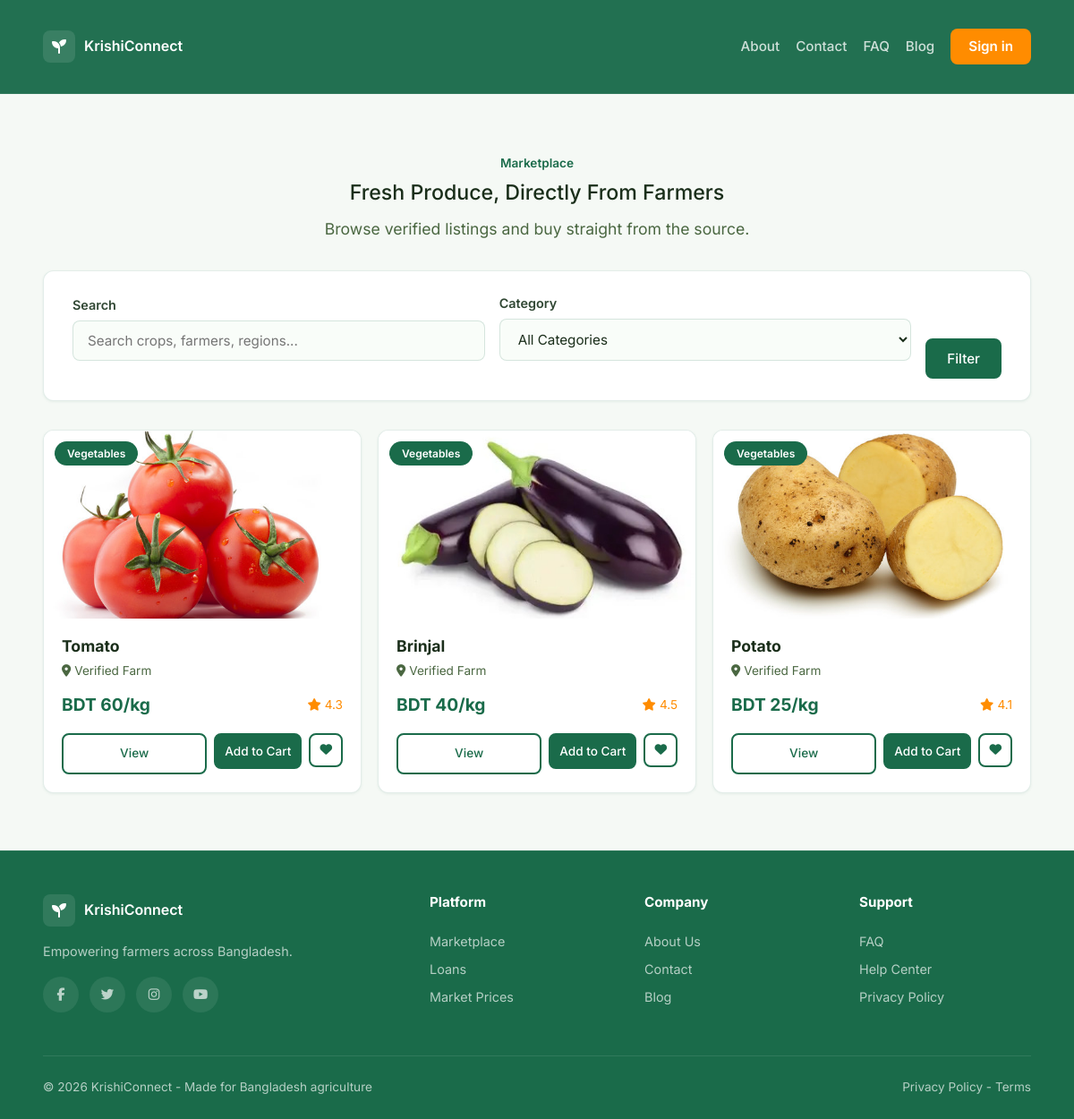
The page /pages/marketplace.php on the database its author committed.
### tables this page shows
CREATE TABLE products (
    id INT AUTO_INCREMENT PRIMARY KEY,
    farmer_id INT NOT NULL,
    category_id INT NOT NULL,
    name VARCHAR(120) NOT NULL,
    variety VARCHAR(120),
    description TEXT,
    price DECIMAL(10,2) NOT NULL,
    unit VARCHAR(20) NOT NULL DEFAULT 'kg',
    quantity_available DECIMAL(10,2) NOT NULL DEFAULT 0,
    rating DECIMAL(3,2) DEFAULT 0,
    product_status ENUM('pending','approved','rejected') NOT NULL DEFAULT 'pending',
    status ENUM('active','inactive','sold_out') NOT NULL DEFAULT 'active',
    created_at TIMESTAMP DEFAULT CURRENT_TIMESTAMP,
    FOREIGN KEY (farmer_id) REFERENCES users(id) ON DELETE CASCADE,
    FOREIGN KEY (category_id) REFERENCES categories(id) ON DELETE RESTRICT
);

CREATE TABLE categories (
    id INT AUTO_INCREMENT PRIMARY KEY,
    name VARCHAR(80) NOT NULL,
    slug VARCHAR(80) NOT NULL UNIQUE
);

### app/includes/config.php (called while the page is built)
<?php
return [
    'db' => [
        'host' => getenv('KRISHI_DB_HOST') ?: '127.0.0.1',
        'port' => getenv('KRISHI_DB_PORT') ?: '3307',
        'name' => getenv('KRISHI_DB_NAME') ?: 'krishiconnect_db',
        'user' => getenv('KRISHI_DB_USER') ?: 'root',
        'pass' => getenv('KRISHI_DB_PASS') ?: '',
        'charset' => getenv('KRISHI_DB_CHARSET') ?: 'utf8mb4',
    ],
    'base_url' => getenv('KRISHI_BASE_URL') !== false ? getenv('KRISHI_BASE_URL') : null,
];

### app/includes/helpers.php (called while the page is built, shortened)
<?php
function app_config(): array
{
    static $config = null;
    if ($config === null) {
        $config = require __DIR__ . '/config.php';
    }
    return $config;
}
function base_url(): string
{
    $base = app_config()['base_url'] ?? '';
    return rtrim($base, '/');
}
function url(string $path): string
{
    $base = base_url();
    $path = '/' . ltrim($path, '/');
    return $base . $path;
}
function asset_url(string $path): string
{
    return url($path);
}

### app/includes/auth.php (called while the page is built, shortened)
<?php
require_once __DIR__ . '/db.php';
require_once __DIR__ . '/helpers.php';
function current_user(): ?array
{
    if (empty($_SESSION['logged_in']) || empty($_SESSION['user_id'])) {
        return null;
    }
    $pdo = db();
    $stmt = $pdo->prepare('SELECT id, full_name, email, role, status FROM users WHERE id = ? LIMIT 1');
    $stmt->execute([$_SESSION['user_id']]);
    $user = $stmt->fetch();
    return $user ?: null;
}

### app/includes/db.php (called while the page is built, shortened)
<?php
function db(): PDO
{
    static $pdo = null;
    $config = require __DIR__ . '/config.php';
    $db = $config['db'];
    $options = [
        PDO::ATTR_ERRMODE => PDO::ERRMODE_EXCEPTION,
        PDO::ATTR_DEFAULT_FETCH_MODE => PDO::FETCH_ASSOC,
        PDO::ATTR_TIMEOUT => 3,
    ];
    foreach (db_candidate_ports($db['port']) as $port) {
        try {
            try {
                $pdo = db_connect($db, $port, $options, true);
            } catch (PDOException $e) {
                if (!db_is_unknown_database($e)) {
                    throw $e;
                }
                $server = db_connect($db, $port, $options, false);
                db_create_database($server, $db['name'], $db['charset']);
                $pdo = db_connect($db, $port, $options, true);
            }
            return $pdo;
        } catch (PDOException $e) {
            $lastError = $e;
        }
    }
}
function db_candidate_ports(string $configured): array
{
    $ports = [];
    foreach ([$configured, '3306', '3307', '3308'] as $port) {
        $port = trim((string) $port);
        if ($port !== '' && !in_array($port, $ports, true)) {
            $ports[] = $port;
        }
    }
    return $ports;
}
function db_connect(array $db, string $port, array $options, bool $withDatabase): PDO
{
    if ($withDatabase) {
        $dsn = sprintf(
            'mysql:host=%s;port=%s;dbname=%s;charset=%s',
            $db['host'],
            $port,
            $db['name'],
            $db['charset']
        );
    }
    return new PDO($dsn, $db['user'], $db['pass'], $options);
}

### pages/marketplace.php (the view, shortened to what this page needs)
<?php
$active = 'marketplace';
require_once __DIR__ . '/../app/includes/header.php';
require_once __DIR__ . '/../app/includes/db.php';
$search = trim($_GET['search'] ?? '');
$pdo = db();
$sql = 'SELECT p.*, c.name AS category_name,
        (SELECT image_path FROM product_images WHERE product_id = p.id AND is_primary = 1 LIMIT 1) AS image_path
        FROM products p
        JOIN categories c ON c.id = p.category_id
        WHERE p.status = "active" AND p.product_status = "approved"';
$params = [];
$sql .= ' ORDER BY p.created_at DESC';
$stmt = $pdo->prepare($sql);
$stmt->execute($params);
$products = $stmt->fetchAll();
?>
<section class="section">
    <div class="container">
        <div class="section-header">
            <span class="section-label">Marketplace</span>
            <h2>Fresh Produce, Directly From Farmers</h2>
            <p>Browse verified listings and buy straight from the source.</p>
        </div>
        <div class="filter-bar">
            <form method="get" action="<?= url('pages/marketplace.php'); ?>">
                <div class="form-group">
                    <label for="search">Search</label>
                    <input type="text" id="search" name="search" value="<?= htmlspecialchars($search); ?>" placeholder="Search crops, farmers, regions...">
                </div>
                <div class="form-group">
                    <label for="category">Category</label>
                    <select id="category" name="category">
                        <option value="">All Categories</option>
                    </select>
                </div>
                <button class="btn btn-primary" type="submit">Filter</button>
            </form>
        </div>
        <div class="product-grid">
            <?php foreach ($products as $product): ?>
                <div class="product-card">
                    <div class="img-wrap">
                        <img src="<?= asset_url($product['image_path'] ?: 'images/vegetables/tomato.jpg'); ?>" alt="<?= htmlspecialchars($product['name']); ?>">
                        <span class="badge"><?= htmlspecialchars($product['category_name']); ?></span>
                    </div>
                    <div class="details">
                        <h3><?= htmlspecialchars($product['name']); ?></h3>
                        <p class="origin"><i class="fas fa-map-marker-alt"></i> Verified Farm</p>
                        <div class="price-row">
                            <span class="price">BDT <?= number_format((float)$product['price'], 0); ?>/<?= htmlspecialchars($product['unit']); ?></span>
                            <span class="rating"><i class="fas fa-star"></i> <?= number_format((float)$product['rating'], 1); ?></span>
                        </div>
                        <div class="actions">
                            <a href="<?= url('pages/product.php?id=' . $product['id']); ?>" class="btn btn-outline">View</a>
                            <form method="post" action="<?= url('app/actions/cart_add.php'); ?>">
                                <button class="btn btn-primary" type="submit">Add to Cart</button>
                            </form>
                            <form method="post" action="<?= url('app/actions/wishlist_add.php'); ?>">
                                <button class="btn btn-outline" type="submit" aria-label="Save to wishlist"><i class="fas fa-heart"></i></button>
                            </form>
                        </div>
                    </div>
                </div>
            <?php endforeach; ?>
        </div>
    </div>
</section>
<?php require_once __DIR__ . '/../app/includes/footer.php'; ?>

### app/includes/header.php (shortened to what this page needs)
<?php
require_once __DIR__ . '/helpers.php';
require_once __DIR__ . '/auth.php';
$active = $active ?? '';
$user = current_user();
?>
<!DOCTYPE html>
<html lang="en">
<head>
    <link rel="stylesheet" href="<?= asset_url('css/styles.css'); ?>">
    <link rel="stylesheet" href="https://cdnjs.cloudflare.com/ajax/libs/font-awesome/6.5.1/css/all.min.css">
</head>
<body>
<header class="site-header">
    <div class="container navbar">
        <a href="<?= url('index.php'); ?>" class="logo">
            <span class="brand-mark"><i class="fas fa-seedling"></i></span>
            <span>KrishiConnect</span>
        </a>
        <nav class="nav-links">
            <a href="<?= url('pages/about.php'); ?>" class="<?= $active === 'about' ? 'active' : ''; ?>">About</a>
            <a href="<?= url('pages/contact.php'); ?>" class="<?= $active === 'contact' ? 'active' : ''; ?>">Contact</a>
            <a href="<?= url('pages/faq.php'); ?>" class="<?= $active === 'faq' ? 'active' : ''; ?>">FAQ</a>
            <a href="<?= url('pages/blog.php'); ?>" class="<?= $active === 'blog' ? 'active' : ''; ?>">Blog</a>
            <?php if ($user): ?>
                <a href="<?= url(current_dashboard_path()); ?>" class="nav-cta">Dashboard</a>
            <?php else: ?>
                <a href="<?= url('pages/login.php'); ?>" class="nav-cta">Sign in</a>
            <?php endif; ?>
        </nav>
    </div>
</header>

### app/includes/footer.php
<?php
require_once __DIR__ . '/helpers.php';
?>
<footer>
    <div class="container">
        <div class="footer-grid">
            <div class="footer-col">
                <div class="logo" style="margin-bottom:1rem">
                    <span class="brand-mark"><i class="fas fa-seedling"></i></span>
                    <span>KrishiConnect</span>
                </div>
                <p>Empowering farmers across Bangladesh.</p>
                <div class="social-links">
                    <a href="#" aria-label="Facebook"><i class="fab fa-facebook-f"></i></a>
                    <a href="#" aria-label="Twitter"><i class="fab fa-twitter"></i></a>
                    <a href="#" aria-label="Instagram"><i class="fab fa-instagram"></i></a>
                    <a href="#" aria-label="YouTube"><i class="fab fa-youtube"></i></a>
                </div>
            </div>
            <div class="footer-col">
                <h3>Platform</h3>
                <a href="<?= url('pages/marketplace.php'); ?>">Marketplace</a>
                <a href="<?= url('pages/microfinance.php'); ?>">Loans</a>
                <a href="<?= url('pages/dashboard.php'); ?>">Market Prices</a>
            </div>
            <div class="footer-col">
                <h3>Company</h3>
                <a href="<?= url('pages/about.php'); ?>">About Us</a>
                <a href="<?= url('pages/contact.php'); ?>">Contact</a>
                <a href="<?= url('pages/blog.php'); ?>">Blog</a>
            </div>
            <div class="footer-col">
                <h3>Support</h3>
                <a href="<?= url('pages/faq.php'); ?>">FAQ</a>
                <a href="<?= url('pages/contact.php'); ?>">Help Center</a>
                <a href="#">Privacy Policy</a>
            </div>
        </div>
        <div class="footer-bottom">
            <span>&copy; 2026 KrishiConnect - Made for Bangladesh agriculture</span>
            <span>Privacy Policy - Terms</span>
        </div>
    </div>
</footer>
</body>
</html>

### rows shown on the page
products: shows a picture, category.name "Vegetables", name "Tomato", price "60", unit "kg", rating "4.3"
products: shows a picture, category.name "Vegetables", name "Brinjal", price "40", unit "kg", rating "4.5"
products: shows a picture, category.name "Vegetables", name "Potato", price "25", unit "kg", rating "4.1"
